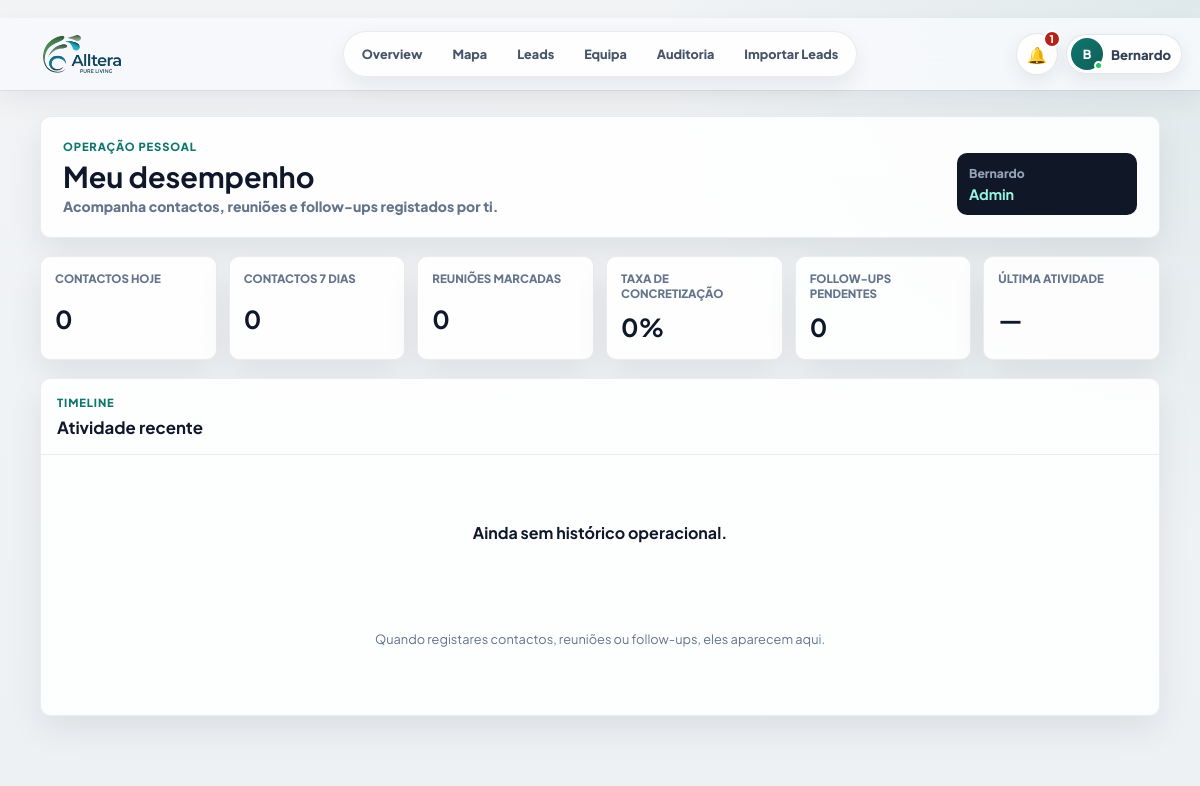
Before: /meu-desempenho (signed in) with the older database file.
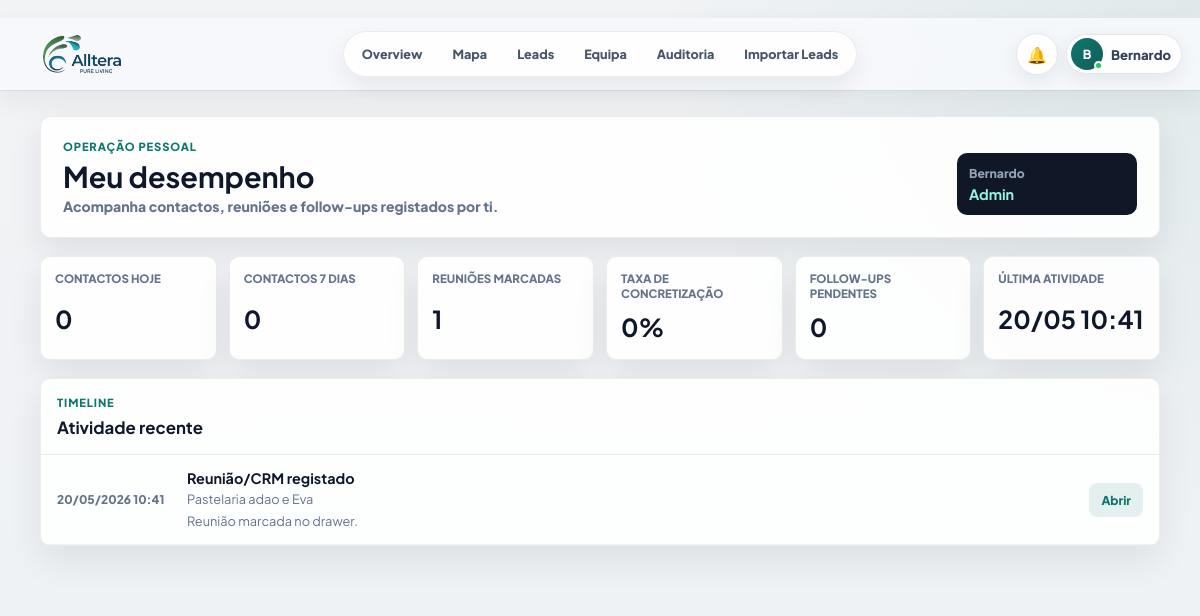
After: the same page with the newer database file.
### PlataformaApoioDecisaoComercial/models.py (models this page shows, shortened)
class HistoricoLead(db.Model):
    id = db.Column(db.Integer, primary_key=True)
    lead_id = db.Column(db.Integer, db.ForeignKey("lead.id"), nullable=False)
    user_id = db.Column(db.Integer, db.ForeignKey("users.id"), nullable=True, index=True)
    acao = db.Column(db.String(120), nullable=False)
    tipo_acao = db.Column(db.String(80), nullable=True, index=True)
    observacao = db.Column(db.Text, nullable=True)
    resultado = db.Column(db.String(120), nullable=True)
    comercial_responsavel = db.Column(db.String(80), nullable=True)
    created_at = db.Column(db.DateTime, default=datetime.utcnow)
    user = db.relationship("User", back_populates="historico")

class Lead(db.Model):
    id = db.Column(db.Integer, primary_key=True)
    nome_cliente = db.Column(db.String(180), nullable=True)
    area_negocio = db.Column(db.String(120), nullable=True)
    cidade = db.Column(db.String(80), nullable=True)
    empresa = db.Column(db.String(180), nullable=True)
    nome_empresa = db.Column(db.String(180), nullable=False)
    tipo_cliente = db.Column(db.String(80), nullable=False)
    morada = db.Column(db.String(220), nullable=True)
    codigo_postal = db.Column(db.String(20), nullable=True)
    localidade = db.Column(db.String(80), nullable=False)
    contacto = db.Column(db.String(120), nullable=True)
    telefone = db.Column(db.String(40), nullable=True)
    email = db.Column(db.String(160), nullable=True)
    categoria = db.Column(db.String(120), nullable=True)
    nif = db.Column(db.String(30), nullable=True)
    observacoes = db.Column(db.Text, nullable=True)
    observacoes_contacto = db.Column(db.Text, nullable=True)
    reuniao_info = db.Column(db.Text, nullable=True)
    classificacao_observacao = db.Column(db.String(80), nullable=True)
    motivo_classificacao = db.Column(db.Text, nullable=True)
    latitude = db.Column(db.Float, nullable=True)
    longitude = db.Column(db.Float, nullable=True)
    estado = db.Column(db.String(40), nullable=False, default="Por contactar")
    estado_lead = db.Column(db.String(40), nullable=True, default="Por contactar")
    prioridade = db.Column(db.String(20), nullable=True, default="Baixa")
    comercial_responsavel = db.Column(db.String(80), nullable=False, default="Flávia")
    data_novo_contacto = db.Column(db.Date, nullable=True)
    data_reuniao = db.Column(db.Date, nullable=True)
    hora_reuniao = db.Column(db.String(10), nullable=True)
    tags = db.Column(db.String(300), nullable=True)
    insight_tags = db.Column(db.String(400), nullable=True)
    insight_note = db.Column(db.Text, nullable=True)
    assigned_to_id = db.Column(db.Integer, db.ForeignKey("users.id"), nullable=True, index=True)
    created_at = db.Column(db.DateTime, default=datetime.utcnow)
    updated_at = db.Column(db.DateTime, default=datetime.utcnow, onupdate=datetime.utcnow)
    assigned_to = db.relationship("User", back_populates="assigned_leads")
    historico = db.relationship(
        "HistoricoLead",
        backref="lead",
        cascade="all, delete-orphan",
        order_by="desc(HistoricoLead.created_at)",
    )

### PlataformaApoioDecisaoComercial/app.py (the view)
    @app.route("/meu-desempenho")
    @login_required
    def meu_desempenho():
        return render_template("meu_desempenho.html", performance=personal_performance_context(current_user))

### PlataformaApoioDecisaoComercial/app.py (called while the page is built)
def normalize_lookup(value):
    text = str(value or "").strip().lower()
    text = unicodedata.normalize("NFKD", text)
    return "".join(char for char in text if not unicodedata.combining(char))

def clean_text(value):
    return re.sub(r"\s+", " ", str(value or "").strip())

def parse_time_value(value):
    value = clean_text(value)
    if not value:
        return None
    match = re.fullmatch(r"([01]?\d|2[0-3]):([0-5]\d)(?::[0-5]\d)?", value)
    if not match:
        return None
    return f"{int(match.group(1)):02d}:{match.group(2)}"

def scheduled_time_label(lead):
    return parse_time_value(getattr(lead, "hora_reuniao", None)) or ""

def scheduled_badge_count():
    today = date.today()
    return (
        Lead.query.filter(
            Lead.data_novo_contacto.isnot(None),
            Lead.data_novo_contacto <= today,
            Lead.estado.in_(list(SCHEDULED_STATES)),
        ).count()
    )

def history_matches(entry, tokens):
    text = normalize_lookup(" ".join([
        entry.tipo_acao or "",
        entry.acao or "",
        entry.resultado or "",
        entry.observacao or "",
    ]))
    return any(token in text for token in tokens)

### PlataformaApoioDecisaoComercial/templates/meu_desempenho.html (shortened to what this page needs)
{% extends "base.html" %}
{% block content %}
<main class="page-shell personal-performance-page">
    <section class="personal-performance-hero">
        <div>
            <p class="eyebrow">Operação pessoal</p>
            <h1>Meu desempenho</h1>
            <p>Acompanha contactos, reuniões e follow-ups registados por ti.</p>
        </div>
        <div class="personal-performance-hero__meta">
            <span>{{ current_user.nome or current_user.email }}</span>
            <strong>{{ "Admin" if current_user.role == "admin" else "Rececionista" }}</strong>
        </div>
    </section>
    {% set metrics = performance.metrics %}
    <section class="personal-performance-metrics">
        <article>
            <span>Contactos hoje</span>
            <strong>{{ metrics.contacts_today }}</strong>
        </article>
        <article>
            <span>Contactos 7 dias</span>
            <strong>{{ metrics.contacts_7 }}</strong>
        </article>
        <article>
            <span>Reuniões marcadas</span>
            <strong>{{ metrics.meetings }}</strong>
        </article>
        <article>
            <span>Taxa de concretização</span>
            <strong>{{ metrics.conversion_rate }}%</strong>
        </article>
        <article>
            <span>Follow-ups pendentes</span>
            <strong>{{ metrics.pending_followups }}</strong>
        </article>
        <article>
            <span>Última atividade</span>
            <strong>{{ metrics.last_activity.strftime("%d/%m %H:%M") if metrics.last_activity else "—" }}</strong>
        </article>
    </section>
    <section class="personal-performance-panel">
        <header>
            <div>
                <p class="eyebrow">Timeline</p>
                <h2>Atividade recente</h2>
            </div>
        </header>
        {% if performance.has_history %}
        <ol class="personal-performance-timeline">
            {% for entry in performance.timeline %}
            <li>
                <time datetime="{{ entry.created_at.isoformat() if entry.created_at else '' }}">
                    {{ entry.created_at.strftime("%d/%m/%Y %H:%M") if entry.created_at else "Sem data" }}
                </time>
                <div>
                    <strong>{{ entry.acao }}</strong>
                    <span>{{ entry.lead.nome_empresa if entry.lead else "Lead removida" }}</span>
                    {% if entry.observacao %}
                    <p>{{ entry.observacao }}</p>
                    {% endif %}
                </div>
                {% if entry.lead %}
                <a href="{{ url_for('mapa_leads', lead_id=entry.lead.id) }}">Abrir</a>
                {% endif %}
            </li>
            {% endfor %}
        </ol>
        {% else %}
        <div class="personal-performance-empty">
            <strong>Ainda sem histórico operacional.</strong>
            <span>Quando registares contactos, reuniões ou follow-ups, eles aparecem aqui.</span>
        </div>
        {% endif %}
    </section>
</main>
{% endblock %}

### PlataformaApoioDecisaoComercial/templates/base.html (shortened to what this page needs)
﻿<!doctype html>
<html lang="pt">
<head>
    <link rel="stylesheet" href="https://unpkg.com/leaflet@1.9.4/dist/leaflet.css">
    <link rel="stylesheet" href="{{ url_for('static', filename='css/styles.css') }}">
</head>
<body>
    <div class="app-shell">
        <header class="topbar topbar--minimal" id="appTopbar" aria-label="Barra superior">
            <a class="topnav-brand" href="{{ url_for('admin_overview') if current_user.is_authenticated and current_user.role == 'admin' else (url_for('mapa_leads') if current_user.is_authenticated else url_for('login')) }}" aria-label="Alltera">
                <span class="topnav-brand__logo" aria-hidden="true">
                    <img src="{{ url_for('static', filename='alltera-logo.png') }}" alt="">
                </span>
            </a>
            {% if current_user.is_authenticated %}
            <nav class="topnav-pill" aria-label="Navegação principal">
                {% if current_user.role == "admin" %}
                <a href="{{ url_for('admin_overview') }}" {% if request.endpoint == 'admin_overview' %}aria-current="page"{% endif %}>Overview</a>
                <a href="{{ url_for('mapa_leads') }}" {% if request.endpoint == 'mapa_leads' %}aria-current="page"{% endif %}>Mapa</a>
                <a href="{{ url_for('todas_leads') }}" {% if request.endpoint == 'todas_leads' %}aria-current="page"{% endif %}>Leads</a>
                <a href="{{ url_for('admin_users') }}" {% if request.endpoint == 'admin_users' %}aria-current="page"{% endif %}>Equipa</a>
                <a href="{{ url_for('historico') }}" {% if request.endpoint == 'historico' %}aria-current="page"{% endif %}>Auditoria</a>
                <a href="{{ url_for('importar_leads') }}" {% if request.endpoint == 'importar_leads' %}aria-current="page"{% endif %}>Importar Leads</a>
                {% endif %}
            </nav>
            {% endif %}
            <div class="topbar__actions">
                {% if current_user.is_authenticated %}
                {% set display_name = current_user.nome or current_user.email %}
                {% set first_name = display_name.split()[0] %}
                <div class="notifications-menu" id="notificationsMenu">
                    <button class="notifications-trigger" id="notificationsButton" type="button" aria-haspopup="menu" aria-expanded="false" aria-controls="notificationsDropdown" title="Notificações operacionais">
                        <span aria-hidden="true">🔔</span>
                        {% if operational_notifications.count > 0 %}
                        <strong>{{ operational_notifications.count }}</strong>
                        {% endif %}
                    </button>
                </div>
                <div class="profile-menu" id="profileMenu">
                    <button class="profile-trigger" id="profileMenuButton" type="button" aria-haspopup="menu" aria-expanded="false" aria-controls="profileDropdown">
                        <span class="profile-avatar" aria-hidden="true">{{ display_name[:1]|upper }}<i></i></span>
                        <span class="profile-trigger__name">{{ first_name }}</span>
                    </button>
                </div>
                {% endif %}
            </div>
        </header>
        <div class="app-shell__content">
            {% block content %}{% endblock %}
        </div>
    </div>
    {% if current_user.is_authenticated %}
    <aside class="command-palette" id="commandPalette" aria-hidden="true">
    </aside>
    <aside class="global-lead-drawer" id="globalLeadDrawer" aria-hidden="true">
    </aside>
    {% endif %}
</body>
</html>

Changed rows visible on the page:
added HistoricoLead: last_activity "20/05 10:41", created_at "20/05/2026 10:41", acao "Reunião/CRM registado", lead "Pastelaria adao e Eva", observacao "Reunião marcada no drawer."
Other visible differences:
{{ metrics.meetings }}: "0" → "1"
{{ operational_notifications.count }}: "1" → (not shown)
text no longer shown: "— Ainda sem histórico operacional. Quando registares contactos, reuniões ou follow-ups, eles aparecem aqui."
